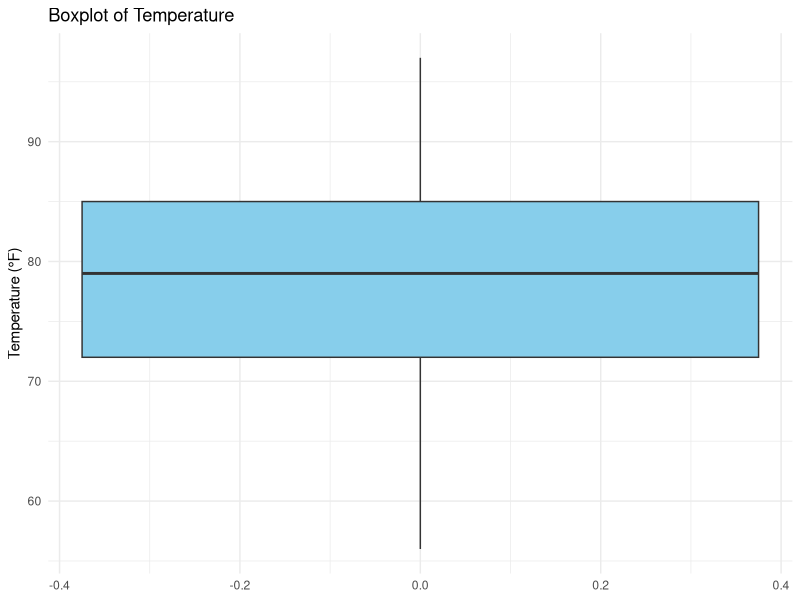
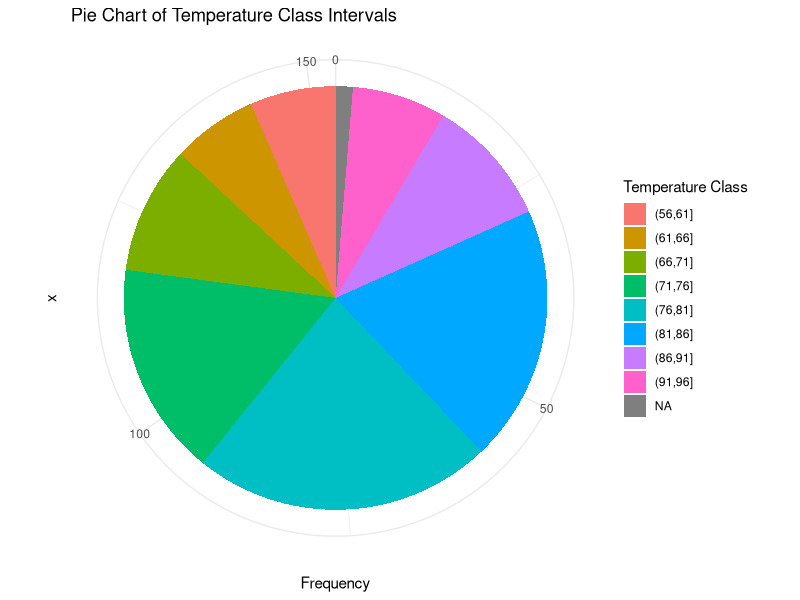
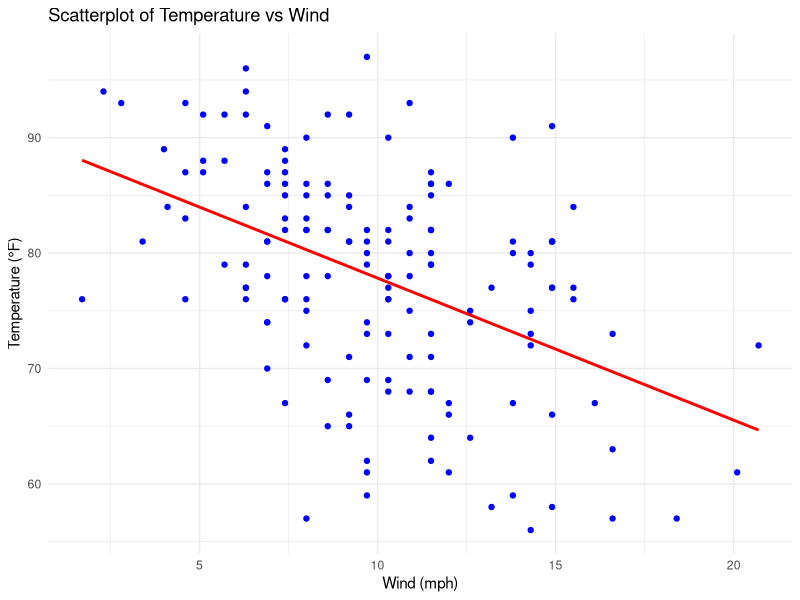

These charts were generated, in order, by the following R code:
## ---- chunk 1
# Load necessary packages
library(ggplot2)
library(dplyr)

# Load the airquality dataset
data("airquality")
## ---- chunk 2
ggplot(airquality,
       aes(y = Temp)) + 
  geom_boxplot(fill = "skyblue") + 
  labs(title = "Boxplot of Temperature",
       y = "Temperature (°F)") +
  theme_minimal()

# Interpretation:
# The boxplot shows the distribution of the temperature variable. 
# The median temperature is represented by the thick line inside the box
# which is around 79(°F).
# The interquartile range (IQR) is shown by the height of the box,
# which represents the middle 50% of the data.
# The "whiskers" extend to 1.5 times the IQR from the quartiles.
# Any points outside the whiskers are considered outliers.
## ---- chunk 3
airquality <- airquality %>% 
  mutate(TempClass = cut(Temp,
                         breaks = seq(min(Temp),
                                      max(Temp),
                                      by = 5)))

temp_freq <- airquality %>%
  group_by(TempClass) %>%
  summarise(Frequency = n())

print(temp_freq)
## ---- chunk 4
ggplot(temp_freq,
       aes(x = "",
           y = Frequency,
           fill = TempClass)) +
  geom_bar(stat = "identity",
           width = 1) +
  coord_polar("y") +
  labs(title = "Pie Chart of Temperature Class Intervals",
       y = "Frequency",
       fill = "Temperature Class") +
  theme_minimal()

# Interpretation:
# The pie chart displays the distribution of temperature class intervals.
# Each slice represents a temperature class interval and its relative frequency.
# The size of each slice corresponds to the frequency of observations within that interval.
## ---- chunk 5
ggplot(airquality,
       aes(x = Wind,
           y = Temp)) +
  geom_point(color = "blue") +
  geom_smooth(method = "lm",
              se = FALSE,
              color = "red") +
  labs(title = "Scatterplot of Temperature vs Wind",
       x = "Wind (mph)",
       y = "Temperature (°F)") +
  theme_minimal()

# Interpretation:
# The scatterplot shows the relationship between temperature and wind speed.
# Each point represents a day's observation.
# The red line is a linear regression line that shows the trend between wind speed and temperature.
# There seems to be a negative relationship,
# indicating that higher wind speeds are associated with lower temperatures.
